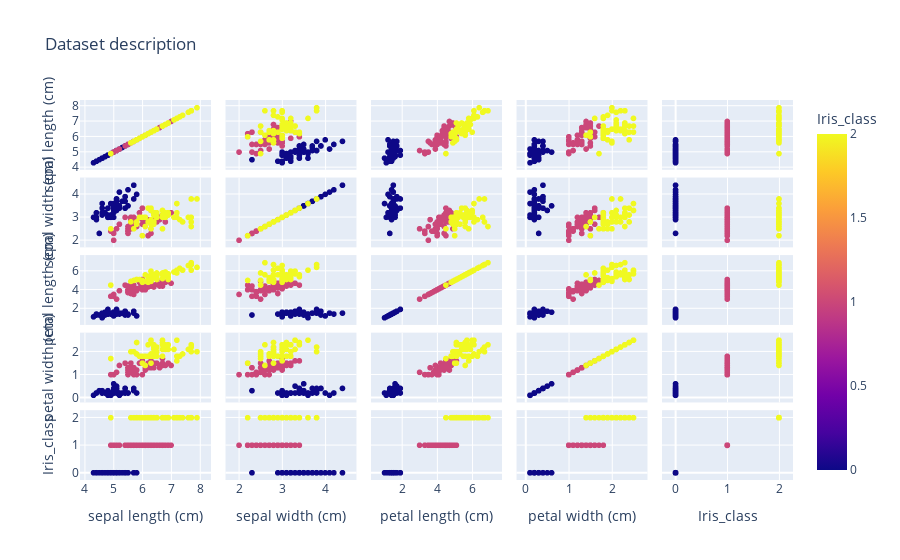

The cell this chart's notebook holds for it:
### Markdown cell above
Data visualisation:

### Code cell
px.scatter_matrix(data_frame = df,color ='Iris_class', title = 'Dataset description')

### Figure 1 — Plotly figure (JSON) as saved in the notebook; plotly's stock layout.template omitted (floating-point values rounded to 4 significant figures; data arrays with more than 128 entries replaced by an {"elided": "..."} marker saying what was removed)
{"data": [{"dimensions": [{"axis": {"matches": true}, "label": "sepal length (cm)", "values": {"elided": "150 float values"}}, {"axis": {"matches": true}, "label": "sepal width (cm)", "values": {"elided": "150 float values"}}, {"axis": {"matches": true}, "label": "petal length (cm)", "values": {"elided": "150 float values"}}, {"axis": {"matches": true}, "label": "petal width (cm)", "values": {"elided": "150 float values"}}, {"axis": {"matches": true}, "label": "Iris_class", "values": {"elided": "150 int values"}}], "hovertemplate": "%{xaxis.title.text}=%{x}<br>%{yaxis.title.text}=%{y}<br>Iris_class=%{marker.color}<extra></extra>", "legendgroup": "", "marker": {"color": {"elided": "150 int values"}, "coloraxis": "coloraxis", "symbol": "circle"}, "name": "", "showlegend": false, "type": "splom"}], "layout": {"coloraxis": {"colorbar": {"title": {"text": "Iris_class"}}, "colorscale": [[0, "#0d0887"], [0.1111, "#46039f"], [0.2222, "#7201a8"], [0.3333, "#9c179e"], [0.4444, "#bd3786"], [0.5556, "#d8576b"], [0.6667, "#ed7953"], [0.7778, "#fb9f3a"], [0.8889, "#fdca26"], [1, "#f0f921"]]}, "dragmode": "select", "legend": {"tracegroupgap": 0}, "title": {"text": "Dataset description"}}}
